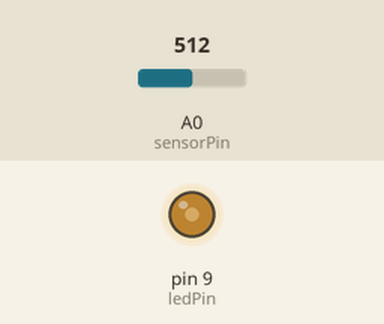
Bench run of a sketch on a simulated Arduino Uno, built with avr-gcc and run on an emulated ATmega328P. On the bench: output pins drawn as LEDs (lit = HIGH). The test bench sets the inputs (shaded band); at power-on: A0 (sensorPin) = 512.

Above: at 1.2 s.
1.3 s: A0 (sensorPin) set to 716
At 1.6 s:
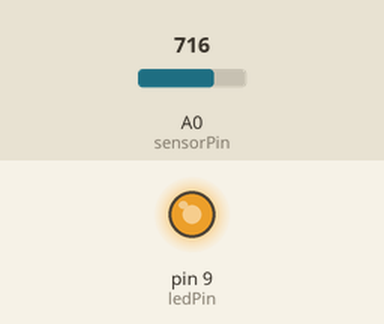
2.8 s: A0 (sensorPin) set to 306
At 3.9 s:
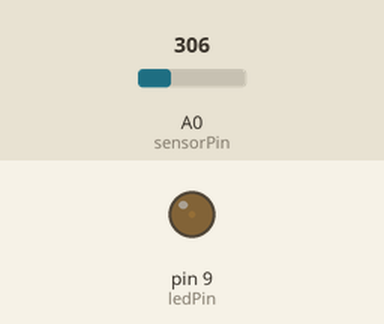
4.3 s: A0 (sensorPin) set to 122
At 5.1 s:
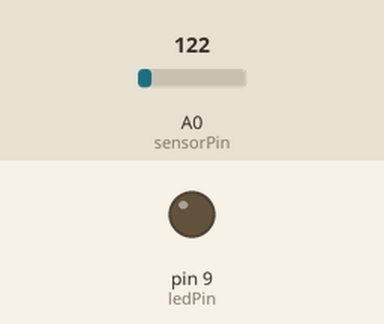
Timing chart, 0 to 7.3 s (numbered marks = the images above; inputs shaded):
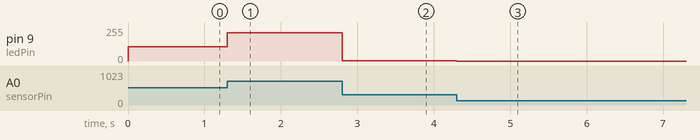

The sketch:

lesson_06.ino
```cpp
//  Код программы для опыта №6:

// *********************** ФОТОРЕЗИСТОР *****************************

//  Использование фоторезистора (датчика освещенности) для управления
//  светодиодом.

//  Подключение оборудования:

//  Фоторезистор:
//  Подсоедините один вывод фоторезистора к питанию +5 Вольт (5V).
//  Другой вывод фотрезистора к Аналоговому порту 0 (ANALOG pin 0).
//  Подсоедините резистор 10 КОм (коричн., черн., оранж.)
//  между Аналоговом портом 0 и землей (GND).

// 	Такая конструкция называется делителем напряжения, она состоит из
// 	двух резисторов, в данном случае один из которых - фоторезистор.
// 	Выходной сигнал делителя будет поступать на аналоговый вход Arduino (pin 0),
// 	и будет изменяться в зависимости от меняющегося освещенности фоторезистора.

//  Светодиод:
// 	Подсоедините положительный вывод (длинная ножка) светодиода
//  к цифровому порту 9 (pin 9) платы Arduino. Для того чтобы Arduino
// 	могла плавно изменять его яркость, он должен быть подключен к ШИМ,
// 	напомним ШИМ это Широтно Импульсная Модуляция, эти порты помечены
// 	на плате "~".

// 	Подсоедините отрицательный вывод (короткая ножка) светодиода к
// 	резистору 220 Ом. (красн., красн., черн.)
// 	Подсоедините другой вывод резистора к Земле (GND).

//  Как обычно, мы создадим константы с именами для используемых портов.
//  Это позволит сделать код более понятным.

const int sensorPin = 0;
const int ledPin = 9;

// А также создадим глобальные переменные для уровней яркости
// high (высокий), low (низкий):

int lightLevel, high = 0, low = 1023;


void setup()
{
  // Укажем Arduino, что порт управления светодиодом, - исходящий (Нам не
  // нужно делать ничего особенного, чтобы использовать аналоговый вход).

  pinMode(ledPin, OUTPUT);
  // Serial.begin(9600); // для отладки, чтобы увидеть показания датчиков
  // через "монитор порта"
}


void loop()
{
  // Для того чтобы измерить напряжение, идущее с делителя напряжения
  // (фоторезистор - резистор), как и  в прошлых опытах, мы будем
  // использовать функцию analogRead(). Диапазон чисел с которыми работает
  // функция находится в пределах от 0 (0 вольт) и 1023 (5 вольт).
  // Но! Управлением яркостью светодиода занимается функция analogWrite(),
  // у нас возникают не большие сложности, так как она использует
  // диапазон от от 0 до 255..

  lightLevel = analogRead(sensorPin);

  // Эту проблему можно решить с помощью двух полезных функций под названием
  // map() и constrain():
  // Функция map() может преобразовывать один диапазон значений
  // в другой. К примеру - мы указываем map() в параметрах, диапазон "из" 0-1023
  // "в" 0-255, она преобразует первый больший диапазон во второй, более мелкий.
  // Так 0 останется 0, а 1023 станет 255, средние значения - 500 станет ~ 125.

  // lightLevel = map(lightLevel, 0, 1023, 0, 255);

  // Поскольку map() может столкнуться с числами за пределами диапазона,
  // скажем или больше, или меньше, или даже с отрицательными, - она просто
  // сделает свою работу "не моргнув глазом" и будет права.
  // Поэтому нужно за ранее подготовиться к такому повороту событий, для этого
  // можно, и даже нужно использовать еще одну функцию - constrain().
  // Функция constrain() проверит содержится ли число в заданном диапазоне.
  // Если число выше диапазона, он будет уменьшено до самого большого,
  // а если число ниже диапазона, он будет увеличенно до самого низкого
  // Пример:  если constrain() столкнулось с числами 1024, 1025, 1026.., она
  // их преобразует в 1023, 1023, 1023..). С отрицательными числами она сделает
  // тоже самое, т.е все отрицательные станут 0. Если числа находится в пределах
  // диапазона, они станется теми же самым.

  // lightLevel = constrain(lightLevel, 0, 255);

  // Еще одна вещь, о которой стоит задуматься. Схема, которую мы
  // сделали не будет работать в полную силу, потому что изменение освещенности
  // не так сильно меняет сопротивление фоторезистора, как нам хотелось бы, а
  // следовательно и ток на sensorPin() (делителя напряжения).
  // Это будет меньший диапазон чем 0-1023, он будет приблизительно от 300 (темно)
  // до 800 (светло). Если мы просто отдадим эти значения map(), светодиод конечно
  // изменит яркость, но это никогда не будут максимальные значения.

  // Изменить это можно двумя способами, каждый из которых представляет из
  // себя функцию расположенную ниже: manualTune() и autoTune().
  // Для того чтобы задействовать оду из них - раскомментируйте одну и
  // закомментируйте другую. Выбор за вами!

  manualTune();  // ручное изменение диапазона от светлого к темному

  // autoTune();  // автоматическое - пусть Arduino все сделает за нас!

  // Вышеупомянутые функции будут изменять "lightLevel", до максимальных
  // значений от "Полностью Вкл" к "Полному Выкл". И это значит, что теперь
  // мы сможем регулировать яркость светодиода в широких пределах:

  analogWrite(ledPin, lightLevel);

  // Выражение выше, будет изменять яркость светодиода вместе с уровнем
  // освещенности. Чтобы сделать наоборот, заменить в analogWrite(ledPin, lightLevel)
  // "lightLevel" на "255-lightLevel". Теперь у нас получился ночник!

  // для отладки, чтобы увидеть показания датчиков через "монитор порта",
  // раскомментируйте следующие 3 строчки
  // Serial.print(lightLevel);     // вывод данных с фоторезистора (0-1023)
  // Serial.println("");           // возврат каретки
  // delay(500);                   // пауза
}


void manualTune()
{
  // Как мы упоминали выше, фоторезистор не в состоянии менять сопротивление, в
  // зависимости от освещения, в широких пределах, а значит схемка, которую мы
  // создали, не будет перекрывать весь диапазон от 0 до 1023. Скорее всего весь
  // он будет от 300 темно, до 800 (светло). Поэтому если выполнить этот скетч
  // как есть, то видимые изменения яркости светодиода конечно видны будут, но
  // это не будут максимальные значения.

  // В качестве эксперимента мы изменим параметры, и скормим их функции map().
  // Сначала попробуем полный спектр от 0 до 1023, а потом изменим его на 300 и 800.
  // Если светодиод все же не загорается в полную силу, увеличте большее число.
  // Если светодиод полностью не выключается, уменьшайте меньшее число.

  // Не забудьте, изменения не должны выходить за пределы диапазона от 0 до 1023!

  lightLevel = map(lightLevel, 300, 800, 0, 255);
  lightLevel = constrain(lightLevel, 0, 255);

  // Теперь возвратимся к main loop(), и пошлем lightLevel светодиоду.
}


void autoTune()
{
  // Как мы, уже не однократно упоминали, фоторезистор не в состоянии менять
  // сопротивление, в зависимости от освещения, в широких пределах - весь
  // диапазон будет иметь границы, примерно от 300 темно, до 800 (светло).

  // В функции manualTune() вам придется неоднократно изменять цифры в ручную и
  // запускать программу снова, и снова пока она не заработает так как должна.
  // Но почему мы должны делать эту работу в ручную? У Вас же есть компьютер,
  // который просто обязан выполнить такую работу за нас!

  // В этой функции, Arduino будет отслеживать самые высокие и самые низкие
  // значения, которые мы читаем из analogRead().

  // Если Вы посмотрите в начало программы, то увидите, что мы специально
  // выбрали LOW(НИЗКИЙ)=1023, т.е показания датчика гарантированно уместятся
  // в заданные пределы. Таким образом мы надеемся что ничего не упустим.

  if (lightLevel < low)   // если уровень "lightLevel" меньше 1023, то присвоим
  { // константе "low" новое значение, которое и будет
    low = lightLevel;     // теперь самым "низким" ~ 800
  }

  // Тоже самое мы сделаем и с "HIGH" ~ 200:

  if (lightLevel > high)
  {
    high = lightLevel;
  }

  // Теперь, когда мы определили самые высокие и самые низкие значения, мы
  // можем "отдать" их непосредственно функции map(). И никакое ручное
  // изменение не потребуется!

  // Здесь есть один маленький баг - мерцание светодиода, чтобы этого
  // не происходило добавим небольшие смещения, чтобы уменьшить границы:

  lightLevel = map(lightLevel, low + 0, high - 30, 0, 255);
  lightLevel = constrain(lightLevel, 0, 255);

  // Теперь возвратимся к main loop(), и пошлем lightLevel светодиоду.
}
```

Measured:
- after the input at 1.3 s, pin 9 (ledPin): 108/255 → 212/255 at once
- after the input at 2.8 s, pin 9 (ledPin): 212/255 → 3/255 at once
- after the input at 4.3 s, pin 9 (ledPin): 3/255 → 0/255 at once
